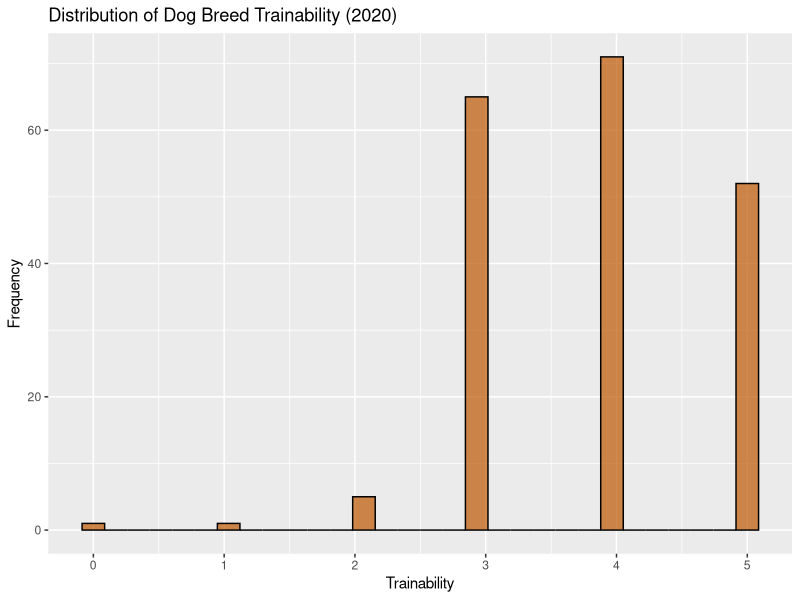
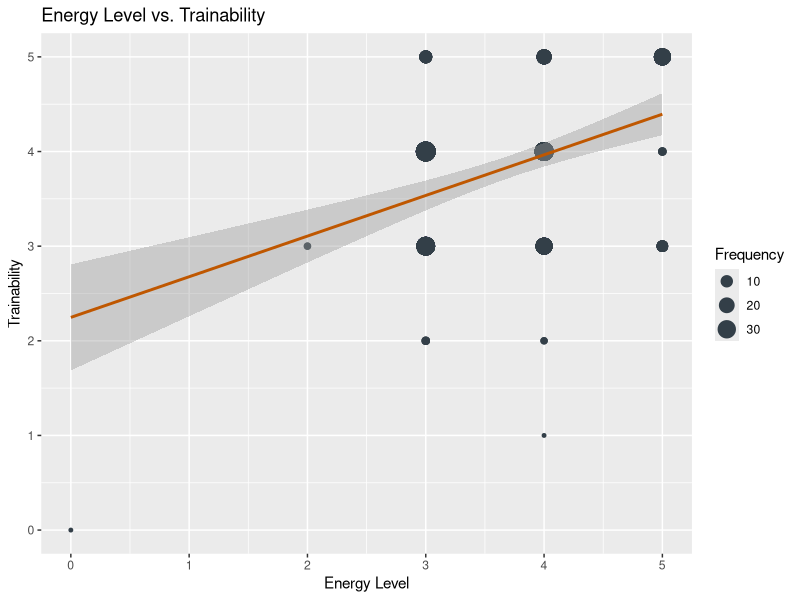
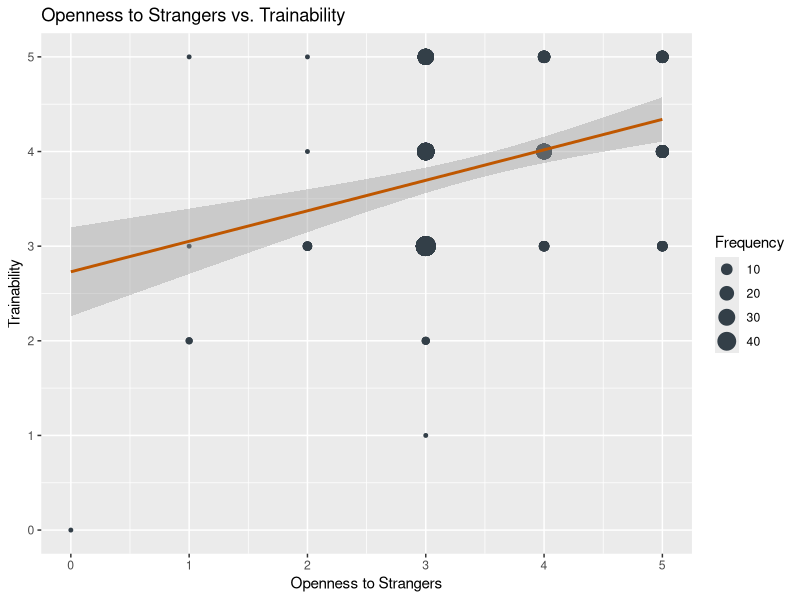
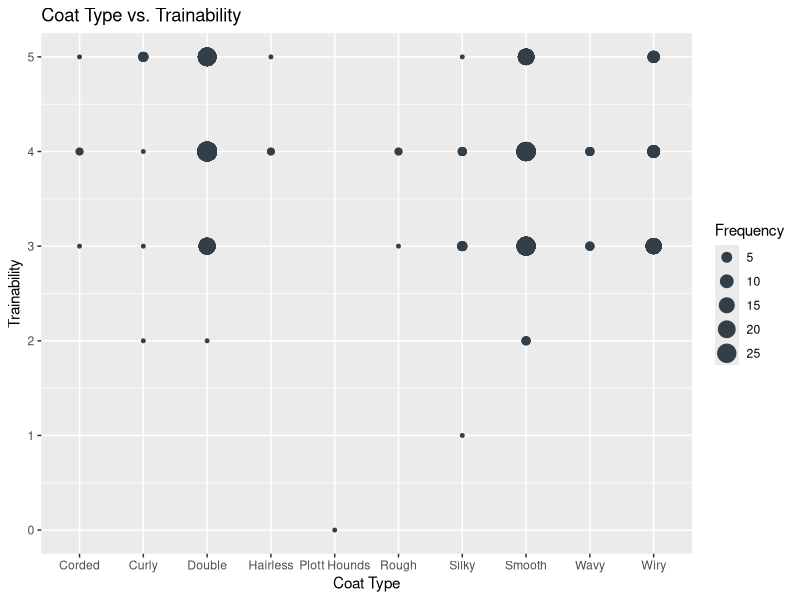

Write the R code that produced these figures, in order.
## ---- chunk 1
library(dplyr)
library(ggplot2)
library(knitr)

dog_data <- read.csv("Project1_DogBreeds.csv")
## ---- chunk 2
ggplot(dog_data, aes(x = Trainability)) +
  geom_histogram(bins = 30, fill = "#bf5700", color = "black", alpha = 0.7) +
  labs(title = "Distribution of Dog Breed Trainability (2020)",
       x = "Trainability",
       y = "Frequency")
## ---- chunk 3
  print("five number summary (minimum, lower-hinge, median, upper-hinge, maximum):")
  print(fivenum(dog_data$Trainability))
## ---- chunk 4
dog_data_with_count_EL <- dog_data %>%
  group_by(Energy_Level, Trainability) %>%
  mutate(count = n()) %>%
  ungroup()

ggplot(dog_data_with_count_EL, aes(x = Energy_Level, y = Trainability)) +
  geom_point(aes(size = count), color = "#333f48") +
  geom_smooth(formula = 'y ~ x', method = "lm", color = "#bf5700", show.legend = FALSE) +
  labs(title = "Energy Level vs. Trainability",
       x = "Energy Level",
       y = "Trainability",
       size = "Frequency")

cor(dog_data$Energy_Level, dog_data$Trainability)
## ---- chunk 5
dog_data_with_count_OtS <- dog_data %>%
  group_by(Openness_To_Strangers, Trainability) %>%
  mutate(count = n()) %>%
  ungroup()

ggplot(dog_data_with_count_OtS, aes(x = Openness_To_Strangers, y = Trainability)) +
  geom_point(aes(size = count), color = "#333f48") +
  geom_smooth(formula = 'y ~ x', method = "lm", color = "#bf5700", show.legend = FALSE) +
  labs(title = "Openness to Strangers vs. Trainability",
       x = "Openness to Strangers",
       y = "Trainability",
       size = "Frequency")

cor(dog_data$Openness_To_Strangers, dog_data$Trainability)
## ---- chunk 6

dog_data_with_count_CT <- dog_data %>%
  group_by(Coat_Type, Trainability) %>%
  mutate(count = n()) %>%
  ungroup()

ggplot(dog_data_with_count_CT, aes(x = Coat_Type, y = Trainability)) +
  geom_point(aes(size = count), color = "#333f48") +
  geom_smooth(formula = 'y ~ x', method = "lm", color = "#bf5700", show.legend = FALSE) +
  labs(title = "Coat Type vs. Trainability",
       x = "Coat Type",
       y = "Trainability",
       size = "Frequency")
